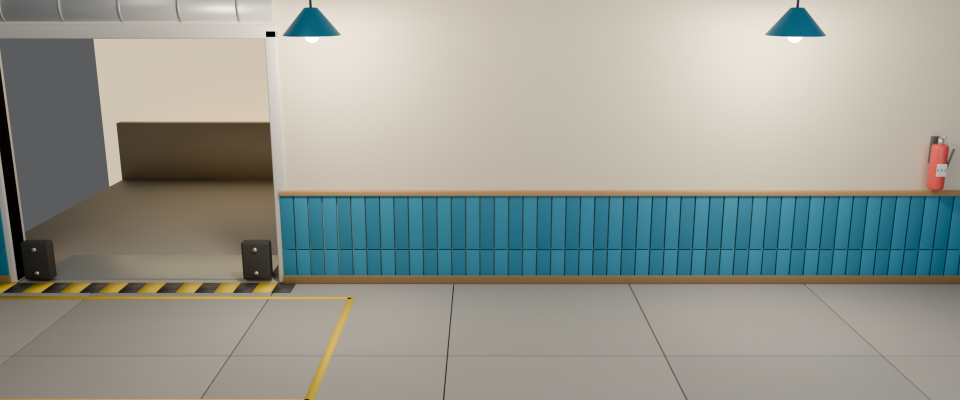
#> input picture unity/CheckoutSimulator/ArtSource/receiving/render/receiving_backdrop.png, 1920 x 800 px, given in place of receiving_backdrop.jpg, which was not available (shown at 1/2 size)
$ python compose_mock_v2.py render/receiving_backdrop.png render/receiving_truck_back.png
#> lines starting #> are read from the running program, lines starting #| are printed output that depends on the picture
#> `stage = Image.new("RGBA", (SW, SH))`: stage: PIL image 1920x960 RGBA; every value is 0
"""compose_mock.py -- screen mock of the RECEIVING mini-game from the render_v2 layers, laid out the way
CheckoutReceivingGame.cs will lay them out (backdrop cover, truck on the dock, 4 fixtures side by side, boxes on the
slot quads, clipboard with 3 example lines). Usage: python compose_mock.py <render_v2 dir> <out dir>"""
import json, os, sys
from PIL import Image, ImageDraw, ImageFont

SRC, OUT = sys.argv[1], sys.argv[2]; os.makedirs(OUT, exist_ok=True)
SW, SH = 1920, 960
BOX_SCALE = 1.35

def load(name): return Image.open(os.path.join(SRC, name)).convert("RGBA")
#> called with name = 'receiving_backdrop.jpg'
#> returned value is the input picture: PIL image 1920x800 RGBA; mean R, G, B, A 149.9, 153.2, 145.8, 255
def js(name): return json.load(open(os.path.join(SRC, name)))
def font(sz, bold=True):
    for f in ("/usr/share/fonts/truetype/dejavu/DejaVuSans-Bold.ttf" if bold else "/usr/share/fonts/truetype/dejavu/DejaVuSans.ttf",):
        if os.path.exists(f): return ImageFont.truetype(f, sz)
    return ImageFont.load_default()

stage = Image.new("RGBA", (SW, SH))
# 1. backdrop: cover
bd = load("receiving_backdrop.jpg"); s = max(SW / bd.width, SH / bd.height); bd = bd.resize((round(bd.width * s), round(bd.height * s)), Image.LANCZOS)
#> after `s = max(SW / bd.width, SH / bd.height)`: s = 1.2
stage.alpha_composite(bd, ((SW - bd.width) // 2, (SH - bd.height) // 2))
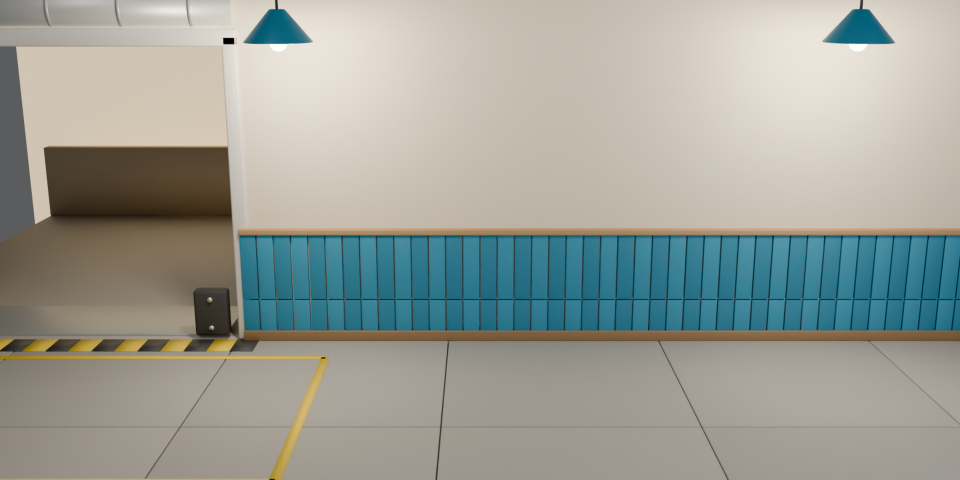
#> stage: PIL image 1920x960 RGBA (shown at 1/2 size); mean R, G, B, A 155.7, 159.2, 151.4, 255
bdj = js("receiving_backdrop.json")
#> (the run stopped early here; a loop or call above may not have finished)

$ run again, with unity/CheckoutSimulator/ArtSource/receiving/render/box_frozen.png copied over unity/CheckoutSimulator/ArtSource/receiving/render/receiving_backdrop.png
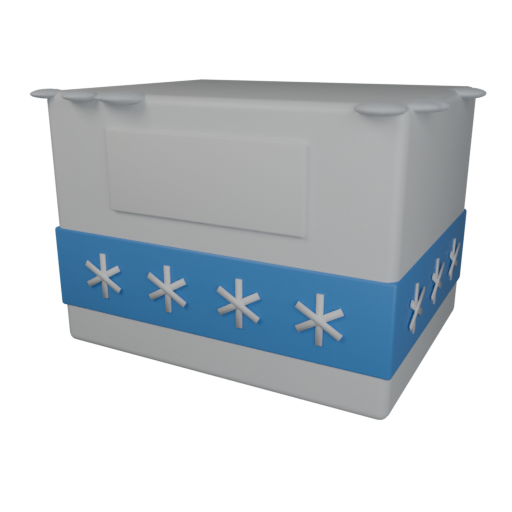
#> input picture unity/CheckoutSimulator/ArtSource/receiving/render/box_frozen.png, 512 x 512 px, given in place of receiving_backdrop.jpg, which was not available
#> in load, returned value is the input picture: PIL image 512x512 RGBA; mean R, G, B, A 61.4, 68.3, 73.6, 115.6
#> `stage.alpha_composite(bd, ((SW - bd.width) // 2, (SH - bd.height) // 2))`:
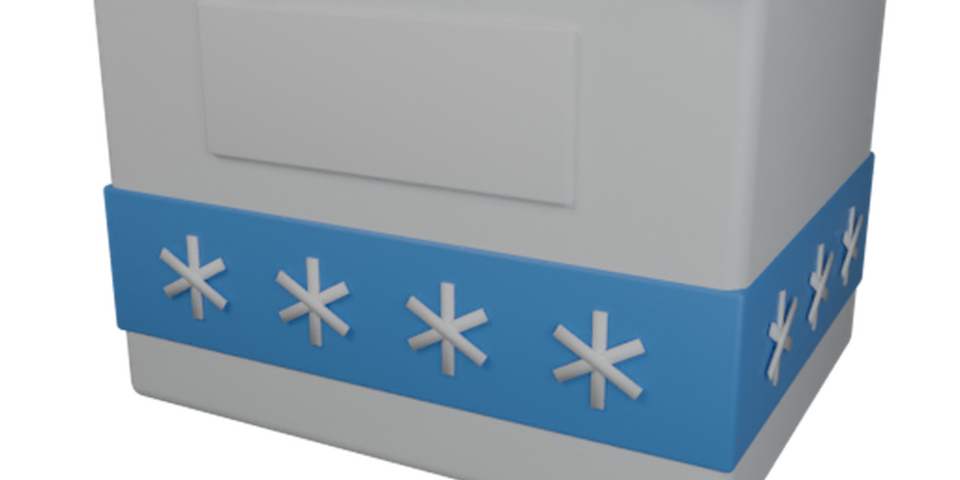
#> stage: PIL image 1920x960 RGBA (shown at 1/2 size); mean R, G, B, A 96.1, 109.6, 120.1, 188.1; transparent parts drawn white
